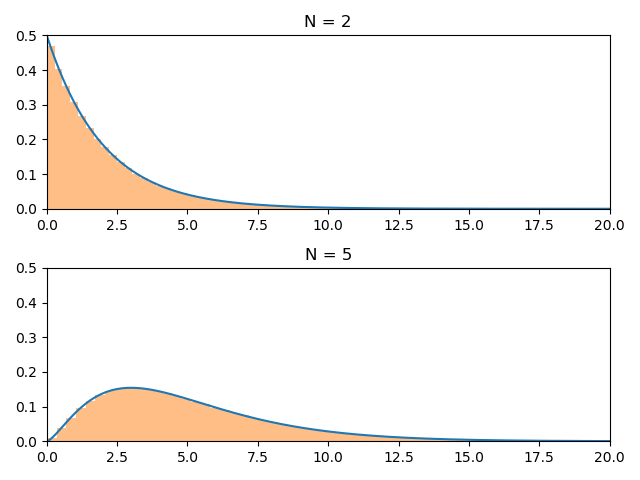

Source code (Python):
import numpy as np
from matplotlib import pyplot as plt
from scipy import optimize
from scipy.special import gamma
from scipy.stats import cauchy, norm, chi2
from astroML.plotting import setup_text_plots
from astroML.stats import sigmaG
from astroML.plotting import hist as fancyhist
import scipy

'''
Simulates 1,000,000 N(0, 1) draws of chi^2 for N = 2 and N = 5
and overplots the theoretical pdf.
'''

#Setup initial variables
N = [2, 5]
mu = 0
sigma = 1
x_true = np.linspace(0, 20, 1000)
splot = 211

for n in N:
    #Average over 1,000,000 draws
    yy = []
    for i in np.arange(1000000):
        xx = norm.rvs(mu, sigma, n)
        yy.append(sum(xx**2))
        
    #Plot distribution and sample range
    plt.subplot(splot)
    plt.xlim([0, 20])
    plt.ylim([0, 0.5])
    _ = plt.plot(x_true, chi2.pdf(x_true, n))
    _ = plt.hist(yy, bins = 100, histtype = 'stepfilled', alpha = 0.5, density = True)
    plt.title("N = {}".format(n))
    
    #Go to next subplot
    splot += 1

plt.tight_layout()
plt.show()
